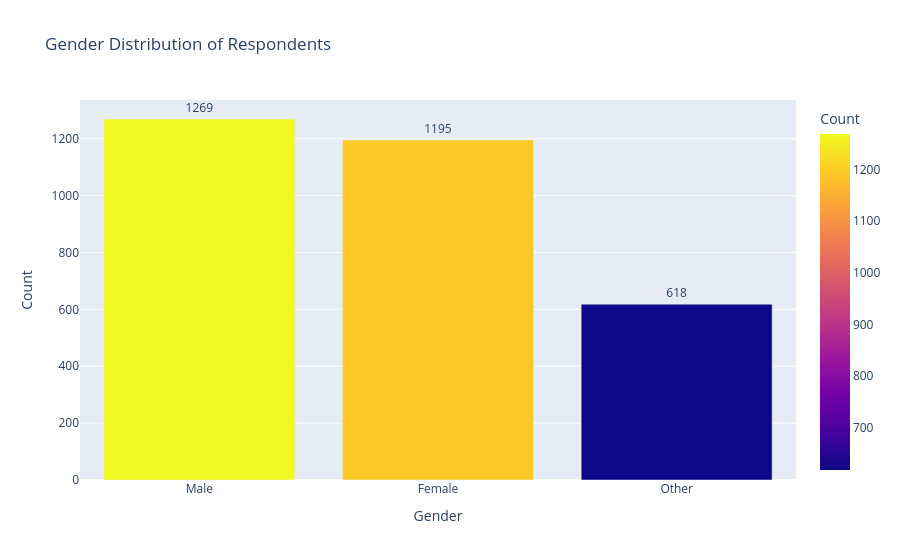

The notebook cell this image was saved under:
### Markdown cell above
## Gender Distribution

Understanding gender representation within the dataset is essential for evaluating whether mental health experiences differ across demographic groups.

The harmonization process standardized gender responses into a consistent set of categories.

### Code cell
gender_counts = (
    df["gender"]
      .value_counts(dropna=False)
      .reset_index()
)

gender_counts.columns = ["Gender", "Count"]

fig = px.bar(
    gender_counts,
    x="Gender",
    y="Count",
    color="Count",
    text="Count",
    title="Gender Distribution of Respondents"
)

fig.update_traces(textposition="outside")

fig.show()

### Figure 1 — Plotly figure (JSON) as saved in the notebook; plotly's stock layout.template omitted (floating-point values rounded to 4 significant figures)
{"data": [{"hovertemplate": "Gender=%{x}<br>Count=%{marker.color}<extra></extra>", "legendgroup": "", "marker": {"color": [1269, 1195, 618], "coloraxis": "coloraxis", "pattern": {"shape": ""}}, "name": "", "orientation": "v", "showlegend": false, "text": [1269.0, 1195.0, 618.0], "textposition": "outside", "type": "bar", "x": ["Male", "Female", "Other"], "xaxis": "x", "y": [1269, 1195, 618], "yaxis": "y"}], "layout": {"barmode": "relative", "coloraxis": {"colorbar": {"title": {"text": "Count"}}, "colorscale": [[0, "#0d0887"], [0.1111, "#46039f"], [0.2222, "#7201a8"], [0.3333, "#9c179e"], [0.4444, "#bd3786"], [0.5556, "#d8576b"], [0.6667, "#ed7953"], [0.7778, "#fb9f3a"], [0.8889, "#fdca26"], [1, "#f0f921"]]}, "legend": {"tracegroupgap": 0}, "title": {"text": "Gender Distribution of Respondents"}, "xaxis": {"anchor": "y", "domain": [0, 1], "title": {"text": "Gender"}}, "yaxis": {"anchor": "x", "domain": [0, 1], "title": {"text": "Count"}}}}
